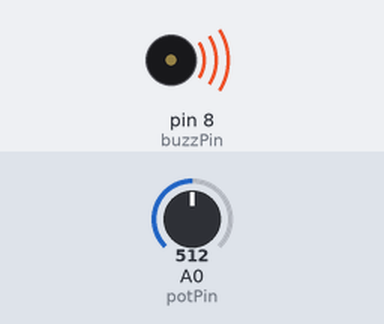
Bench run of a sketch on a simulated Arduino Uno, built with avr-gcc and run on an emulated ATmega328P. Parts: buzzer (waves = sounding). The inputs (shaded band) are chosen by the test bench; at power-on: A0 (potPin) = 512. What the sketch prints to the serial monitor is not drawn.

Above: at 0.1 s.
Timing chart, 0 to 1.6 s (numbered marks = the images above):
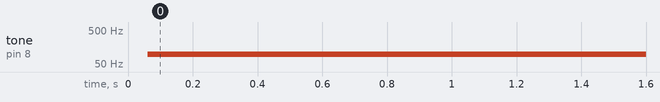

Measured:
- by itself, tone on pin 8 (buzzPin): silent → 96 Hz at 0.06 s

The sketch:

ToneCalc.ino
```cpp
//Passive Buzzer
int buzzPin = 8;
int buzzTime = 1;
int buzzTime2 = 1;
int potVal;
int potPin = A0;

float toneVal;

void setup() {
  // put your setup code here, to run once:
   Serial.begin(9600);
   pinMode(buzzPin,OUTPUT);
   pinMode(potPin,INPUT);


}

void loop() {
  // put your main code here, to run repeatedly:

  potVal = analogRead(potPin);
  Serial.println(potVal);

  toneVal = ((9940./1023.)*(potVal) + 60);

  digitalWrite(buzzPin,HIGH);
  delayMicroseconds(toneVal);
  digitalWrite(buzzPin,LOW);
  delayMicroseconds(toneVal );


}
```
